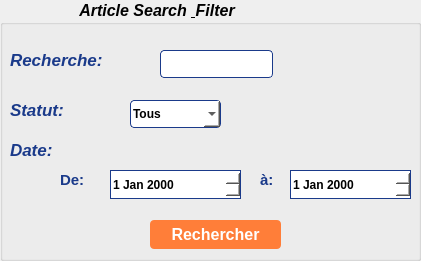
    <widget class="QGroupBox" name="groupBox_2">
     <property name="geometry">
      <rect>
       <x>630</x>
       <y>140</y>
       <width>421</width>
       <height>261</height>
      </rect>
     </property>
     <property name="font">
      <font>
       <pointsize>12</pointsize>
       <italic>true</italic>
       <bold>true</bold>
       <underline>false</underline>
      </font>
     </property>
     <property name="title">
      <string>                  Article Search &amp; Filter</string>
     </property>
     <widget class="QLabel" name="label_5">
      <property name="geometry">
       <rect>
        <x>10</x>
        <y>50</y>
        <width>121</width>
        <height>20</height>
       </rect>
      </property>
      <property name="font">
       <font>
        <pointsize>13</pointsize>
        <italic>true</italic>
        <bold>true</bold>
        <underline>false</underline>
       </font>
      </property>
      <property name="styleSheet">
       <string notr="true">QLabel {
    color: #1a3a8a;
    font-weight: bold;
}</string>
      </property>
      <property name="text">
       <string>Recherche:</string>
      </property>
     </widget>
     <widget class="QLabel" name="label_6">
      <property name="geometry">
       <rect>
        <x>10</x>
        <y>100</y>
        <width>81</width>
        <height>20</height>
       </rect>
      </property>
      <property name="font">
       <font>
        <pointsize>13</pointsize>
        <italic>true</italic>
        <bold>true</bold>
        <underline>false</underline>
       </font>
      </property>
      <property name="styleSheet">
       <string notr="true">QLabel {
    color: #1a3a8a;
    font-weight: bold;
}</string>
      </property>
      <property name="text">
       <string>Statut:</string>
      </property>
     </widget>
     <widget class="QLabel" name="label_7">
      <property name="geometry">
       <rect>
        <x>10</x>
        <y>140</y>
        <width>63</width>
        <height>20</height>
       </rect>
      </property>
      <property name="font">
       <font>
        <pointsize>13</pointsize>
        <italic>true</italic>
        <bold>true</bold>
        <underline>false</underline>
       </font>
      </property>
      <property name="styleSheet">
       <string notr="true">QLabel {
    color: #1a3a8a;
    font-weight: bold;
}</string>
      </property>
      <property name="text">
       <string>Date:</string>
      </property>
     </widget>
     <widget class="QLineEdit" name="lineEdit_3">
      <property name="geometry">
       <rect>
        <x>160</x>
        <y>50</y>
        <width>113</width>
        <height>28</height>
       </rect>
      </property>
      <property name="styleSheet">
       <string notr="true">QLineEdit {
    background-color: #ffffff;
    color: #000000;
    border: 1px solid #1a3a8a;
    border-radius: 4px;
    padding: 2px;
}</string>
      </property>
     </widget>
     <widget class="QComboBox" name="comboBox_2">
      <property name="geometry">
       <rect>
        <x>130</x>
        <y>100</y>
        <width>91</width>
        <height>28</height>
       </rect>
      </property>
      <property name="font">
       <font>
        <pointsize>9</pointsize>
        <italic>false</italic>
        <bold>true</bold>
        <underline>false</underline>
       </font>
      </property>
      <property name="styleSheet">
       <string notr="true">QComboBox {
    background-color: #ffffff;
    color: #000000;
    border: 1px solid #1a3a8a;
    border-radius: 4px;
    padding: 2px;
}

/* This part makes the list inside look clean too */
QComboBox QAbstractItemView {
    background-color: #ffffff;
    selection-background-color: #ff7e39;
    color: #000000;
}</string>
      </property>
      <item>
       <property name="text">
        <string>Tous</string>
       </property>
      </item>
      <item>
       <property name="text">
        <string>Brouillon</string>
       </property>
      </item>
      <item>
       <property name="text">
        <string>Archivé</string>
       </property>
      </item>
      <item>
       <property name="text">
        <string>Publié</string>
       </property>
      </item>
     </widget>
     <widget class="QDateEdit" name="dateEdit">
      <property name="geometry">
       <rect>
        <x>110</x>
        <y>170</y>
        <width>131</width>
        <height>29</height>
       </rect>
      </property>
      <property name="font">
       <font>
        <pointsize>9</pointsize>
        <italic>false</italic>
        <bold>true</bold>
        <underline>false</underline>
       </font>
      </property>
      <property name="styleSheet">
       <string notr="true">QDateEdit {
    background-color: #ffffff;
    color: #000000;
    border: 1px solid #1a3a8a;
}</string>
      </property>
     </widget>
     <widget class="QLabel" name="label_8">
      <property name="geometry">
       <rect>
        <x>60</x>
        <y>170</y>
        <width>63</width>
        <height>20</height>
       </rect>
      </property>
      <property name="font">
       <font>
        <pointsize>11</pointsize>
        <italic>false</italic>
        <bold>true</bold>
        <underline>false</underline>
       </font>
      </property>
      <property name="styleSheet">
       <string notr="true">QLabel {
    color: #1a3a8a;
    font-weight: bold;
}</string>
      </property>
      <property name="text">
       <string>De:</string>
      </property>
     </widget>
     <widget class="QLabel" name="label_9">
      <property name="geometry">
       <rect>
        <x>260</x>
        <y>170</y>
        <width>63</width>
        <height>20</height>
       </rect>
      </property>
      <property name="font">
       <font>
        <pointsize>11</pointsize>
        <italic>false</italic>
        <bold>true</bold>
        <underline>false</underline>
       </font>
      </property>
      <property name="styleSheet">
       <string notr="true">QLabel {
    color: #1a3a8a;
    font-weight: bold;
}</string>
      </property>
      <property name="text">
       <string>à:</string>
      </property>
     </widget>
     <widget class="QDateEdit" name="dateEdit_2">
      <property name="geometry">
       <rect>
        <x>290</x>
        <y>170</y>
        <width>121</width>
        <height>29</height>
       </rect>
      </property>
      <property name="font">
       <font>
        <pointsize>9</pointsize>
        <italic>false</italic>
        <bold>true</bold>
        <underline>false</underline>
       </font>
      </property>
      <property name="styleSheet">
       <string notr="true">QDateEdit {
    background-color: #ffffff;
    color: #000000;
    border: 1px solid #1a3a8a;
}</string>
      </property>
     </widget>
     <widget class="QPushButton" name="pushButton">
      <property name="geometry">
       <rect>
        <x>150</x>
        <y>220</y>
        <width>131</width>
        <height>29</height>
       </rect>
      </property>
      <property name="palette">
       <palette>
        <active>
         <colorrole role="WindowText">
          <brush brushstyle="SolidPattern">
           <color alpha="255">
            <red>255</red>
            <green>255</green>
            <blue>255</blue>
           </color>
          </brush>
         </colorrole>
         <colorrole role="Button">
          <brush brushstyle="SolidPattern">
           <color alpha="255">
            <red>255</red>
            <green>126</green>
            <blue>57</blue>
           </color>
          </brush>
         </colorrole>
         <colorrole role="Light">
          <brush brushstyle="SolidPattern">
           <color alpha="15">
            <red>127</red>
            <green>170</green>
            <blue>255</blue>
           </color>
          </brush>
         </colorrole>
         <colorrole role="Midlight">
          <brush brushstyle="SolidPattern">
           <color alpha="15">
            <red>63</red>
            <green>127</green>
            <blue>255</blue>
           </color>
          </brush>
         </colorrole>
         <colorrole role="Dark">
          <brush brushstyle="SolidPattern">
           <color alpha="15">
            <red>0</red>
            <green>42</green>
            <blue>127</blue>
           </color>
          </brush>
         </colorrole>
         <colorrole role="Mid">
          <brush brushstyle="SolidPattern">
           <color alpha="15">
            <red>0</red>
            <green>57</green>
            <blue>170</blue>
           </color>
          </brush>
         </colorrole>
         <colorrole role="Text">
          <brush brushstyle="SolidPattern">
           <color alpha="255">
            <red>255</red>
            <green>255</green>
            <blue>255</blue>
           </color>
          </brush>
         </colorrole>
         <colorrole role="BrightText">
          <brush brushstyle="SolidPattern">
           <color alpha="255">
            <red>255</red>
            <green>255</green>
            <blue>255</blue>
           </color>
          </brush>
         </colorrole>
         <colorrole role="ButtonText">
          <brush brushstyle="SolidPattern">
           <color alpha="255">
            <red>255</red>
            <green>255</green>
            <blue>255</blue>
           </color>
          </brush>
         </colorrole>
         <colorrole role="Base">
          <brush brushstyle="SolidPattern">
           <color alpha="255">
            <red>255</red>
            <green>126</green>
            <blue>57</blue>
           </color>
          </brush>
         </colorrole>
         <colorrole role="Window">
          <brush brushstyle="SolidPattern">
           <color alpha="255">
            <red>255</red>
            <green>126</green>
            <blue>57</blue>
           </color>
          </brush>
         </colorrole>
         <colorrole role="Shadow">
          <brush brushstyle="SolidPattern">
           <color alpha="255">
            <red>0</red>
            <green>0</green>
            <blue>0</blue>
           </color>
          </brush>
         </colorrole>
         <colorrole role="Highlight">
          <brush brushstyle="SolidPattern">
           <color alpha="255">
            <red>255</red>
            <green>255</green>
            <blue>255</blue>
           </color>
          </brush>
         </colorrole>
         <colorrole role="AlternateBase">
          <brush brushstyle="SolidPattern">
           <color alpha="135">
            <red>127</red>
            <green>170</green>
            <blue>255</blue>
           </color>
          </brush>
         </colorrole>
         <colorrole role="ToolTipBase">
          <brush brushstyle="SolidPattern">
           <color alpha="255">
            <red>255</red>
            <green>255</green>
            <blue>220</blue>
           </color>
          </brush>
         </colorrole>
         <colorrole role="ToolTipText">
          <brush brushstyle="SolidPattern">
           <color alpha="255">
            <red>0</red>
            <green>0</green>
            <blue>0</blue>
           </color>
          </brush>
         </colorrole>
         <colorrole role="PlaceholderText">
          <brush brushstyle="SolidPattern">
           <color alpha="128">
            <red>255</red>
            <green>255</green>
            <blue>255</blue>
           </color>
          </brush>
         </colorrole>
         <colorrole role="Accent">
          <brush brushstyle="SolidPattern">
           <color alpha="255">
            <red>255</red>
            <green>255</green>
            <blue>255</blue>
           </color>
          </brush>
         </colorrole>
        </active>
        <inactive>
         <colorrole role="WindowText">
          <brush brushstyle="SolidPattern">
           <color alpha="255">
            <red>255</red>
            <green>255</green>
            <blue>255</blue>
           </color>
          </brush>
         </colorrole>
         <colorrole role="Button">
          <brush brushstyle="SolidPattern">
           <color alpha="255">
            <red>255</red>
            <green>126</green>
            <blue>57</blue>
           </color>
          </brush>
         </colorrole>
         <colorrole role="Light">
          <brush brushstyle="SolidPattern">
           <color alpha="15">
            <red>127</red>
            <green>170</green>
            <blue>255</blue>
           </color>
          </brush>
         </colorrole>
         <colorrole role="Midlight">
          <brush brushstyle="SolidPattern">
           <color alpha="15">
            <red>63</red>
            <green>127</green>
            <blue>255</blue>
           </color>
          </brush>
         </colorrole>
         <colorrole role="Dark">
          <brush brushstyle="SolidPattern">
           <color alpha="15">
            <red>0</red>
            <green>42</green>
            <blue>127</blue>
           </color>
          </brush>
         </colorrole>
         <colorrole role="Mid">
          <brush brushstyle="SolidPattern">
           <color alpha="15">
            <red>0</red>
            <green>57</green>
            <blue>170</blue>
           </color>
          </brush>
         </colorrole>
         <colorrole role="Text">
          <brush brushstyle="SolidPattern">
           <color alpha="255">
            <red>255</red>
            <green>255</green>
            <blue>255</blue>
           </color>
          </brush>
         </colorrole>
         <colorrole role="BrightText">
          <brush brushstyle="SolidPattern">
           <color alpha="255">
            <red>255</red>
            <green>255</green>
            <blue>255</blue>
           </color>
          </brush>
         </colorrole>
         <colorrole role="ButtonText">
          <brush brushstyle="SolidPattern">
           <color alpha="255">
            <red>255</red>
            <green>255</green>
            <blue>255</blue>
           </color>
          </brush>
         </colorrole>
         <colorrole role="Base">
          <brush brushstyle="SolidPattern">
           <color alpha="255">
            <red>255</red>
            <green>126</green>
            <blue>57</blue>
           </color>
          </brush>
         </colorrole>
         <colorrole role="Window">
          <brush brushstyle="SolidPattern">
           <color alpha="255">
            <red>255</red>
            <green>126</green>
            <blue>57</blue>
           </color>
          </brush>
         </colorrole>
         <colorrole role="Shadow">
          <brush brushstyle="SolidPattern">
           <color alpha="255">
            <red>0</red>
            <green>0</green>
            <blue>0</blue>
           </color>
          </brush>
         </colorrole>
         <colorrole role="Highlight">
          <brush brushstyle="SolidPattern">
           <color alpha="255">
            <red>255</red>
            <green>255</green>
            <blue>255</blue>
           </color>
          </brush>
         </colorrole>
         <colorrole role="AlternateBase">
          <brush brushstyle="SolidPattern">
           <color alpha="135">
            <red>127</red>
            <green>170</green>
            <blue>255</blue>
           </color>
          </brush>
         </colorrole>
         <colorrole role="ToolTipBase">
          <brush brushstyle="SolidPattern">
           <color alpha="255">
            <red>255</red>
            <green>255</green>
            <blue>220</blue>
           </color>
          </brush>
         </colorrole>
         <colorrole role="ToolTipText">
          <brush brushstyle="SolidPattern">
           <color alpha="255">
            <red>0</red>
            <green>0</green>
            <blue>0</blue>
           </color>
          </brush>
         </colorrole>
         <colorrole role="PlaceholderText">
          <brush brushstyle="SolidPattern">
           <color alpha="128">
            <red>255</red>
            <green>255</green>
            <blue>255</blue>
           </color>
          </brush>
         </colorrole>
         <colorrole role="Accent">
          <brush brushstyle="SolidPattern">
           <color alpha="255">
            <red>255</red>
            <green>255</green>
            <blue>255</blue>
           </color>
          </brush>
         </colorrole>
        </inactive>
        <disabled>
         <colorrole role="WindowText">
          <brush brushstyle="SolidPattern">
           <color alpha="255">
            <red>255</red>
            <green>255</green>
            <blue>255</blue>
           </color>
          </brush>
         </colorrole>
         <colorrole role="Button">
          <brush brushstyle="SolidPattern">
           <color alpha="255">
            <red>255</red>
            <green>126</green>
            <blue>57</blue>
           </color>
          </brush>
         </colorrole>
         <colorrole role="Light">
          <brush brushstyle="SolidPattern">
           <color alpha="15">
            <red>127</red>
            <green>170</green>
            <blue>255</blue>
           </color>
          </brush>
         </colorrole>
         <colorrole role="Midlight">
          <brush brushstyle="SolidPattern">
           <color alpha="15">
            <red>63</red>
            <green>127</green>
            <blue>255</blue>
           </color>
          </brush>
         </colorrole>
         <colorrole role="Dark">
          <brush brushstyle="SolidPattern">
           <color alpha="15">
            <red>0</red>
            <green>42</green>
            <blue>127</blue>
           </color>
          </brush>
         </colorrole>
         <colorrole role="Mid">
          <brush brushstyle="SolidPattern">
           <color alpha="15">
            <red>0</red>
            <green>57</green>
            <blue>170</blue>
           </color>
          </brush>
         </colorrole>
         <colorrole role="Text">
          <brush brushstyle="SolidPattern">
           <color alpha="255">
            <red>255</red>
            <green>255</green>
            <blue>255</blue>
           </color>
          </brush>
         </colorrole>
         <colorrole role="BrightText">
          <brush brushstyle="SolidPattern">
           <color alpha="255">
            <red>255</red>
            <green>255</green>
            <blue>255</blue>
           </color>
          </brush>
         </colorrole>
         <colorrole role="ButtonText">
          <brush brushstyle="SolidPattern">
           <color alpha="255">
            <red>255</red>
            <green>255</green>
            <blue>255</blue>
           </color>
          </brush>
         </colorrole>
         <colorrole role="Base">
          <brush brushstyle="SolidPattern">
           <color alpha="255">
            <red>255</red>
            <green>126</green>
            <blue>57</blue>
           </color>
          </brush>
         </colorrole>
         <colorrole role="Window">
          <brush brushstyle="SolidPattern">
           <color alpha="255">
            <red>255</red>
            <green>126</green>
            <blue>57</blue>
           </color>
          </brush>
         </colorrole>
         <colorrole role="Shadow">
          <brush brushstyle="SolidPattern">
           <color alpha="255">
            <red>0</red>
            <green>0</green>
            <blue>0</blue>
           </color>
          </brush>
         </colorrole>
         <colorrole role="Highlight">
          <brush brushstyle="SolidPattern">
           <color alpha="255">
            <red>255</red>
            <green>255</green>
            <blue>255</blue>
           </color>
          </brush>
         </colorrole>
         <colorrole role="AlternateBase">
          <brush brushstyle="SolidPattern">
           <color alpha="15">
            <red>0</red>
            <green>85</green>
            <blue>255</blue>
           </color>
          </brush>
         </colorrole>
         <colorrole role="ToolTipBase">
          <brush brushstyle="SolidPattern">
           <color alpha="255">
            <red>255</red>
            <green>255</green>
            <blue>220</blue>
           </color>
          </brush>
         </colorrole>
         <colorrole role="ToolTipText">
          <brush brushstyle="SolidPattern">
           <color alpha="255">
            <red>0</red>
            <green>0</green>
            <blue>0</blue>
           </color>
          </brush>
         </colorrole>
         <colorrole role="PlaceholderText">
          <brush brushstyle="SolidPattern">
           <color alpha="128">
            <red>255</red>
            <green>255</green>
            <blue>255</blue>
           </color>
          </brush>
         </colorrole>
         <colorrole role="Accent">
          <brush brushstyle="SolidPattern">
           <color alpha="15">
            <red>76</red>
            <green>136</green>
            <blue>255</blue>
           </color>
          </brush>
         </colorrole>
        </disabled>
       </palette>
      </property>
      <property name="font">
       <font>
        <pointsize>12</pointsize>
        <italic>false</italic>
        <bold>true</bold>
        <underline>false</underline>
       </font>
      </property>
      <property name="styleSheet">
       <string notr="true">
background-color: #ff7e39;
color: white;
border-radius: 4px;
font-weight: bold;</string>
      </property>
      <property name="text">
       <string>Rechercher</string>
      </property>
     </widget>
    </widget>
